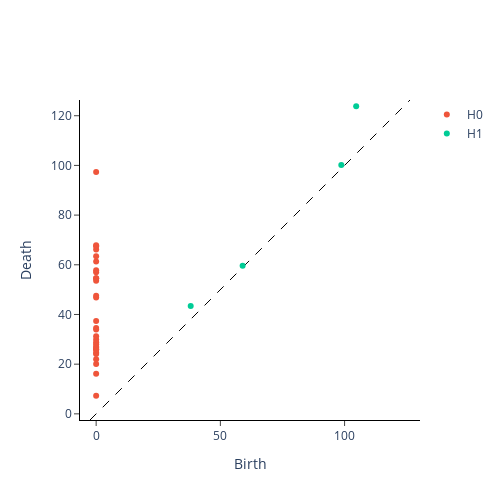

The notebook cell this image was saved under:
### Markdown cell above
In the plot below for a single window, the generators of each homology dimension $H_0$ and $H_1$ are coloured differently:

### Code cell
VR.plot(diagrams, sample=window_num)

### Figure 1 — Plotly figure (JSON) as saved in the notebook; plotly's stock layout.template omitted (floating-point values rounded to 4 significant figures)
{"data": [{"hoverinfo": "none", "line": {"color": "black", "dash": "dash", "width": 1}, "mode": "lines", "showlegend": false, "type": "scatter", "x": [-2.477, 126.3], "y": [-2.477, 126.3]}, {"hoverinfo": "text", "hovertext": ["(0.0, 7.331963062286377)", "(0.0, 16.148273468017578)", "(0.0, 20.027109146118164)", "(0.0, 21.98466682434082)", "(0.0, 24.074235916137695)", "(0.0, 24.588642120361328)", "(0.0, 25.834335327148438)", "(0.0, 25.987382888793945)", "(0.0, 26.622726440429688)", "(0.0, 27.021472930908203)", "(0.0, 28.05479621887207)", "(0.0, 28.801883697509766)", "(0.0, 29.88224983215332)", "(0.0, 31.22658920288086)", "(0.0, 33.97273635864258)", "(0.0, 34.532958984375)", "(0.0, 37.38833236694336)", "(0.0, 46.841278076171875)", "(0.0, 47.4938850402832)", "(0.0, 53.61678695678711)", "(0.0, 54.54458999633789)", "(0.0, 54.59611129760742)", "(0.0, 56.9785270690918)", "(0.0, 57.752445220947266)", "(0.0, 61.34857177734375)", "(0.0, 63.47673034667969)", "(0.0, 66.19213104248047)", "(0.0, 67.49172973632812)", "(0.0, 67.84062194824219)", "(0.0, 97.36669158935547)"], "mode": "markers", "name": "H0", "type": "scatter", "x": [0, 0, 0, 0, 0, 0, 0, 0, 0, 0, 0, 0, 0, 0, 0, 0, 0, 0, 0, 0, 0, 0, 0, 0, 0, 0, 0, 0, 0, 0], "y": [7.332, 16.15, 20.03, 21.98, 24.07, 24.59, 25.83, 25.99, 26.62, 27.02, 28.05, 28.8, 29.88, 31.23, 33.97, 34.53, 37.39, 46.84, 47.49, 53.62, 54.54, 54.6, 56.98, 57.75, 61.35, 63.48, 66.19, 67.49, 67.84, 97.37]}, {"hoverinfo": "text", "hovertext": ["(104.66873168945312, 123.85549926757812)", "(98.67505645751953, 100.19355010986328)", "(58.9620361328125, 59.60139083862305)", "(38.05632781982422, 43.45827865600586)"], "mode": "markers", "name": "H1", "type": "scatter", "x": [104.7, 98.68, 58.96, 38.06], "y": [123.9, 100.2, 59.6, 43.46]}], "layout": {"height": 500, "plot_bgcolor": "white", "width": 500, "xaxis": {"autorange": false, "exponentformat": "e", "linecolor": "black", "linewidth": 1, "mirror": false, "range": [-2.477, 126.3], "showexponent": "all", "showline": true, "side": "bottom", "ticks": "outside", "title": {"text": "Birth"}, "type": "linear", "zeroline": true}, "yaxis": {"autorange": false, "exponentformat": "e", "linecolor": "black", "linewidth": 1, "mirror": false, "range": [-2.477, 126.3], "scaleanchor": "x", "scaleratio": 1, "showexponent": "all", "showline": true, "side": "left", "ticks": "outside", "title": {"text": "Death"}, "type": "linear", "zeroline": true}}}
